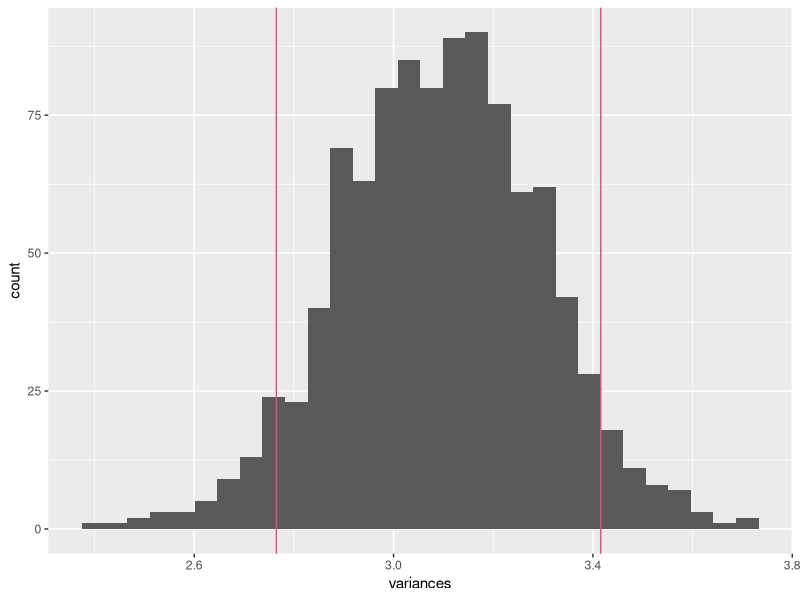

The R source for this figure:
head(iris)
# Let's make a 90% CI for the mean petal width

library(tidyverse)

boot_vars <- rep(NA, 1000) # where we’ll store the bootstrap variances

for (i in 1:1000) { 
  boot_samp <- iris %>% sample_n(size = length(iris$Petal.Width), replace=TRUE)
  boot_vars[i] <- as.numeric(boot_samp %>% summarize(var(Petal.Length)))  }

quantile(boot_vars, c(0.05, 0.95)) 
## The 90% CI is 0.513 to 0.641


#######################################PLOT
## What is going on?
tibble(variances=boot_vars) %>% 
  ggplot(aes(x=variances)) +
  geom_histogram()+
  geom_vline(xintercept = quantile(boot_vars, c(0.05, 0.95)), color=2)